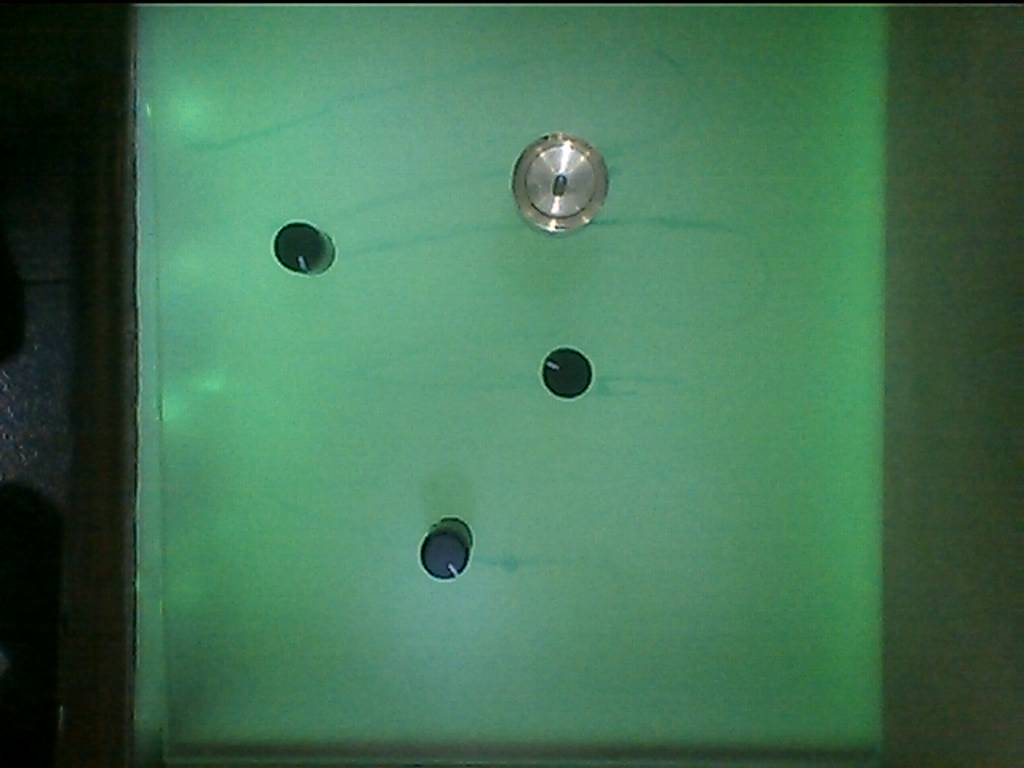
#> input picture zilean/maki/IMG_20140224_213449.jpg, 1024 x 768 px
$ python Fase3.py   (Python 2 division)
#> lines starting #> are read from the running program, lines starting #| are printed output that depends on the picture; after the words box and inside, x2 and y2 are one past the last pixel; in counts of white or black regions, pixels touching at a corner belong together
import cv2
import numpy as np
from os import walk

def Calibrate(FileName, Margin):
#> called with FileName = 'maki/IMG_20140224_213449.jpg', Margin = 4
    bgr = cv2.imread(FileName)
#> bgr is the input picture: shape (768, 1024, 3); mean B, G, R 84.5, 114.7, 67.6
    hsv = cv2.cvtColor(bgr, cv2.COLOR_BGR2YCR_CB)
#> hsv: shape (768, 1024, 3); mean of channels 0, 1, 2 97.2, 106.9, 120.8
    filler = hsv[130,400,:]
#> filler = [143, 101, 126]
    hsv[:,0:170,:]=filler
#> hsv: shape (768, 1024, 3); mean of channels 0, 1, 2 114.9, 103.7, 121
    hsv[:,860:,:]=filler
#> hsv: shape (768, 1024, 3); mean of channels 0, 1, 2 127.1, 101.1, 122.3
    hsv[0:10,:,:]=filler
#> hsv: shape (768, 1024, 3); mean of channels 0, 1, 2 127.7, 101, 122.3
    hsv[730:,:,:]=filler
#> hsv: shape (768, 1024, 3); mean of channels 0, 1, 2 130.2, 100.6, 122.5

    hsv[215:293,260:345,:]=filler
#> hsv: shape (768, 1024, 3); mean of channels 0, 1, 2 130.4, 100.6, 122.5
    hsv[128:241,503:614,:]=filler
#> hsv: shape (768, 1024, 3); mean of channels 0, 1, 2 130.7, 100.3, 122.5
    hsv[340:410,530:600,:]=filler
#> hsv: shape (768, 1024, 3); mean of channels 0, 1, 2 131, 100.3, 122.6
    hsv[500:584,410:480,:]=filler
#> hsv: shape (768, 1024, 3); mean of channels 0, 1, 2 131.3, 100.2, 122.5

    cv2.imshow('calibration', hsv)

    h = [hsv[:,:,0].min()-Margin, hsv[:,:,0].max()+Margin]
#> h = [46, 171]
    s = [hsv[:,:,1].min()-Margin, hsv[:,:,1].max()+Margin]
#> s = [77, 121]
    v = [hsv[:,:,2].min()-Margin, hsv[:,:,2].max()+Margin]
#> v = [104, 136]

    return h, s, v


def ImgProc(FileName, Cal):
    bgr = cv2.imread(FileName)

    hsv = cv2.cvtColor(bgr, cv2.COLOR_BGR2YCR_CB)

    pG = (bgr[:,:,1]>bgr[:,:,2]) & (bgr[:,:,1]>bgr[:,:,0])


    pH = (hsv[:,:,0]>Cal[0][0]) & (hsv[:,:,0]<Cal[0][1])
    pS = (hsv[:,:,1]>Cal[1][0]) & (hsv[:,:,1]<Cal[1][1])
    pV = (hsv[:,:,2]>Cal[2][0]) & (hsv[:,:,2]<Cal[2][1])

    res = pH & pS & pV | pG
    res[:,0:170]=1
    res[:,860:]=1
    res[0:10,:]=1
    res[730:,:]=1
    cv2.imshow('asd', pG.astype(np.uint8)*255)
    #cv2.imshow('peron', hsv)
    return res.astype(np.uint8)*255

"""
    ## Esto es solo para probar detectar detalles en la mano en si ##
    filler = 1 # Hay que ver la forma o bien que las clavijas no salgan, o se puedan enmascarar quizas en la calibracion
    res[215:293,260:345]=filler
    res[128:241,503:614]=filler
    res[340:410,530:600]=filler
    res[500:584,410:480]=filler

    res = res.astype(np.int8)
    pic = bgr[:,:,0].astype(np.uint8) * np.logical_not(res)

    return pic
"""
Cal = Calibrate("maki/IMG_20140224_213449.jpg",4)
#> Cal = ([46, 171], [77, 121], [104, 136])
print Cal
#| ([46, 171], [77, 121], [104, 136])
img = ImgProc("maki/IMG_20140224_213502.jpg", Cal)
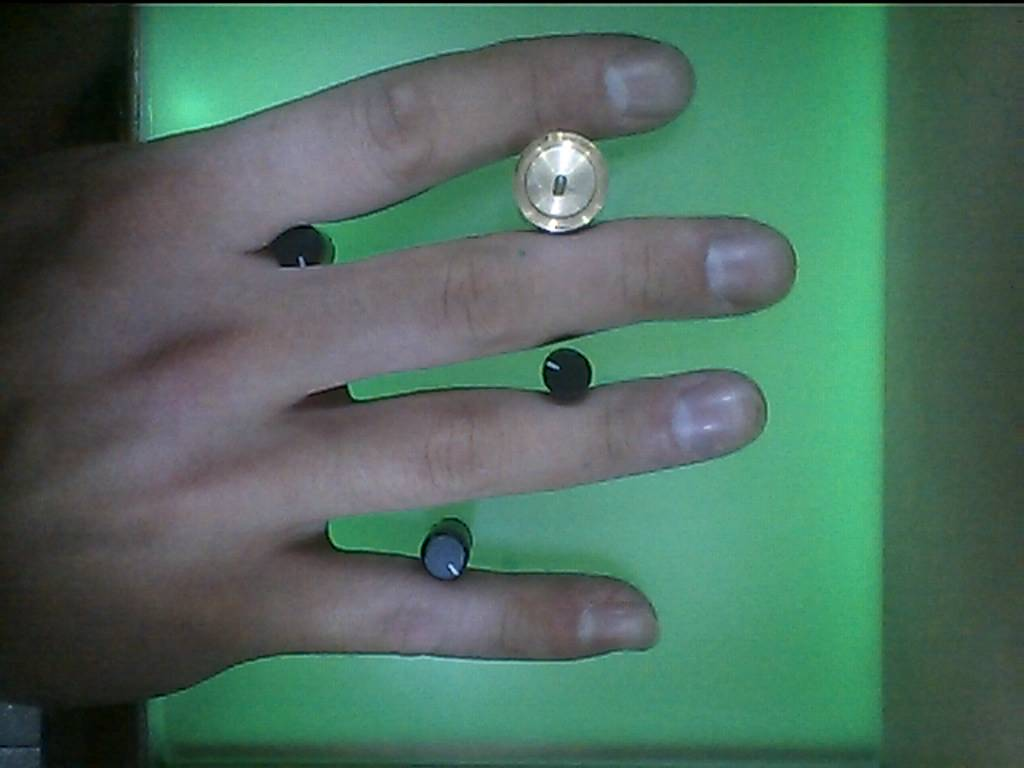
#> input picture zilean/maki/IMG_20140224_213502.jpg, 1024 x 768 px
#> in ImgProc, bgr is the input picture: shape (768, 1024, 3); mean B, G, R 95.2, 109.4, 78
#> in ImgProc, `hsv = cv2.cvtColor(bgr, cv2.COLOR_BGR2YCR_CB)`: hsv: shape (768, 1024, 3); mean of channels 0, 1, 2 98.4, 113.5, 126.2
#> in ImgProc, `pG = (bgr[:,:,1]>bgr[:,:,2]) & (bgr[:,:,1]>bgr[:,:,0])`:
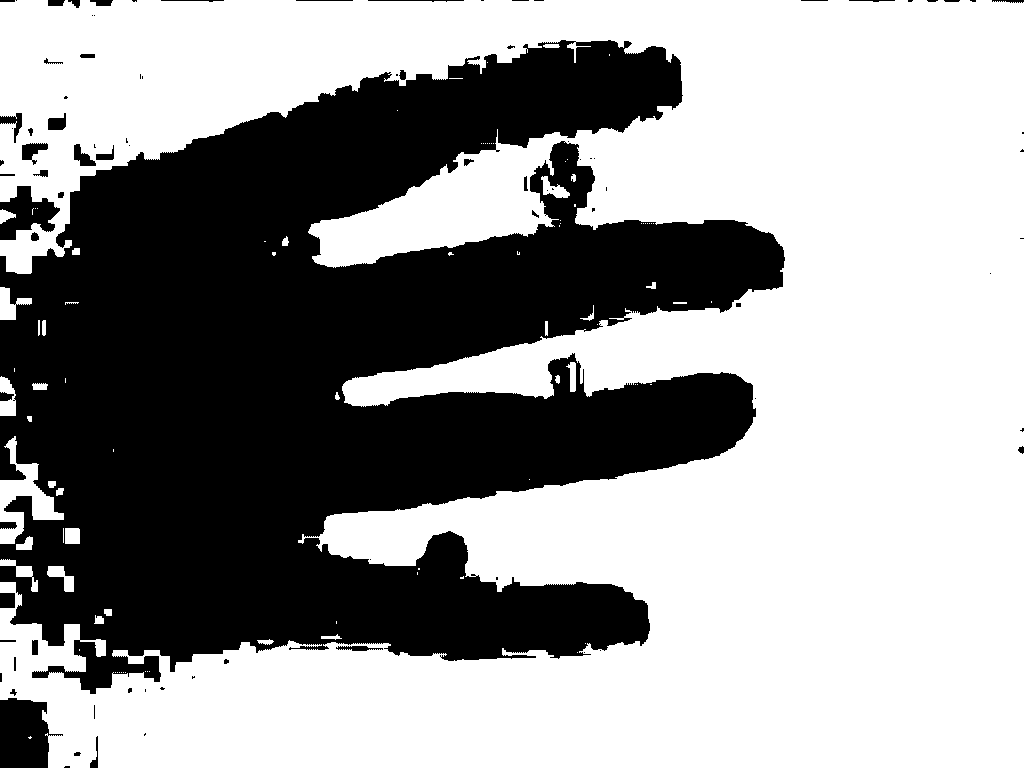
#> pG: shape (768, 1024) bool; 60.5% white; 89 black regions (46 under 20 px), largest, box (x1, y1, x2, y2) and area: (0, 40, 785, 694) 302278, (0, 698, 63, 768) 3205, (0, 186, 60, 240) 1770
#> in ImgProc, `pH = (hsv[:,:,0]>Cal[0][0]) & (hsv[:,:,0]<Cal[0][1])`: pH: shape (768, 1024) bool; 90.3% white; 156 black regions (125 under 20 px), largest, box (x1, y1, x2, y2) and area: (0, 0, 1024, 768) 65461, (532, 132, 592, 216) 2341, (536, 349, 592, 402) 1930
#> in ImgProc, `pS = (hsv[:,:,1]>Cal[1][0]) & (hsv[:,:,1]<Cal[1][1])`: pS: shape (768, 1024) bool; 48.5% white; 51 white regions (21 under 20 px), largest, box (x1, y1, x2, y2) and area: (129, 2, 1024, 768) 364366, (310, 151, 540, 267) 12426, (0, 704, 40, 768) 2003
#> in ImgProc, `pV = (hsv[:,:,2]>Cal[2][0]) & (hsv[:,:,2]<Cal[2][1])`:
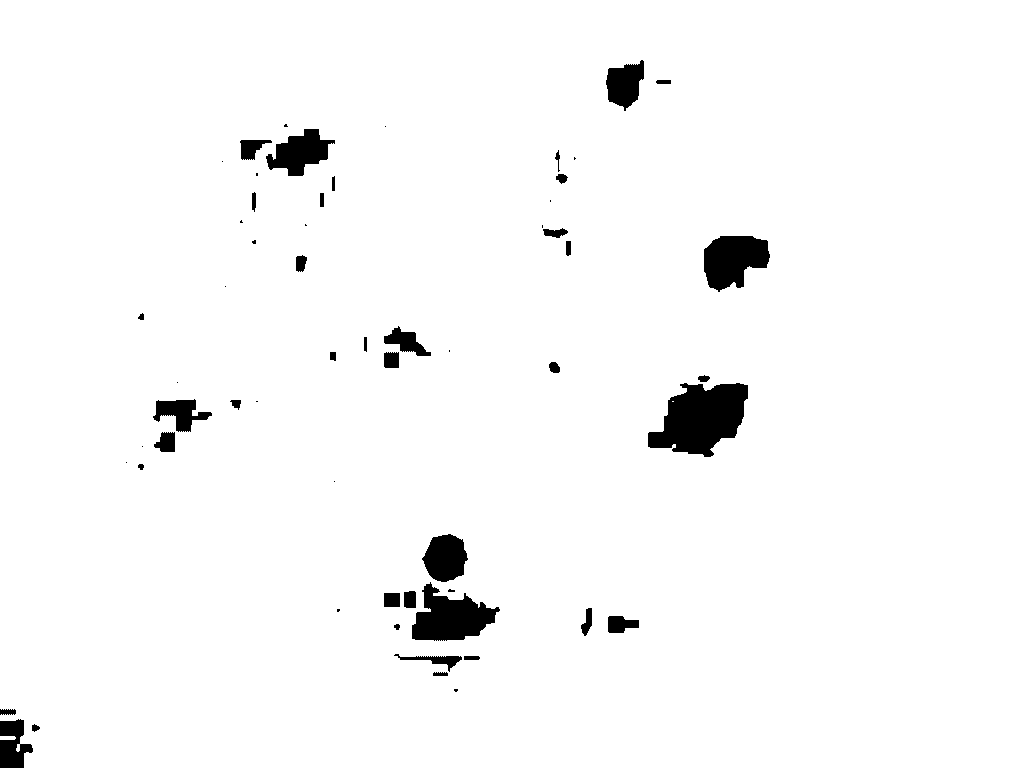
#> pV: shape (768, 1024) bool; 97.3% white; 58 black regions (20 under 20 px), largest, box (x1, y1, x2, y2) and area: (648, 383, 748, 457) 4872, (412, 582, 500, 641) 2990, (704, 236, 770, 292) 2632
#> in ImgProc, `res = pH & pS & pV | pG`: res: shape (768, 1024) bool; 60.7% white; 90 black regions (44 under 20 px), largest, box (x1, y1, x2, y2) and area: (0, 40, 785, 694) 300884, (0, 698, 63, 768) 2362, (0, 186, 60, 240) 1770
#> in ImgProc, `res[:,0:170]=1`:
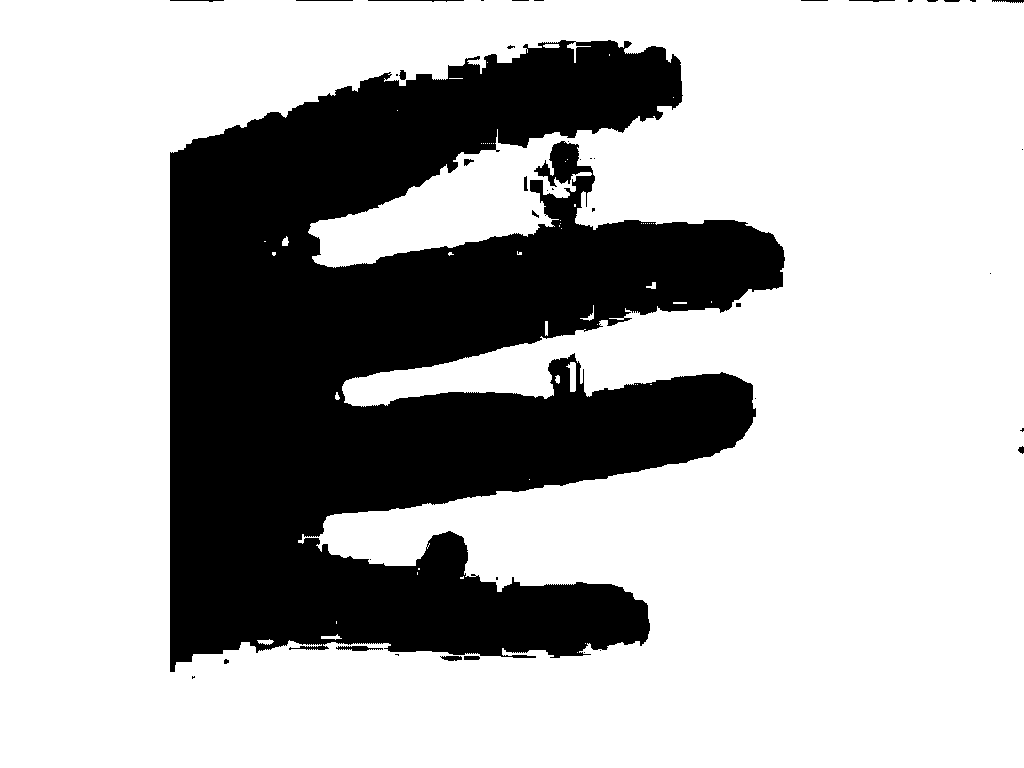
#> res: shape (768, 1024) bool; 70.6% white; 43 black regions (25 under 20 px), largest, box (x1, y1, x2, y2) and area: (170, 40, 785, 672) 230436, (336, 646, 383, 651) 146, (368, 0, 464, 2) 99
#> in ImgProc, `res[0:10,:]=1`:
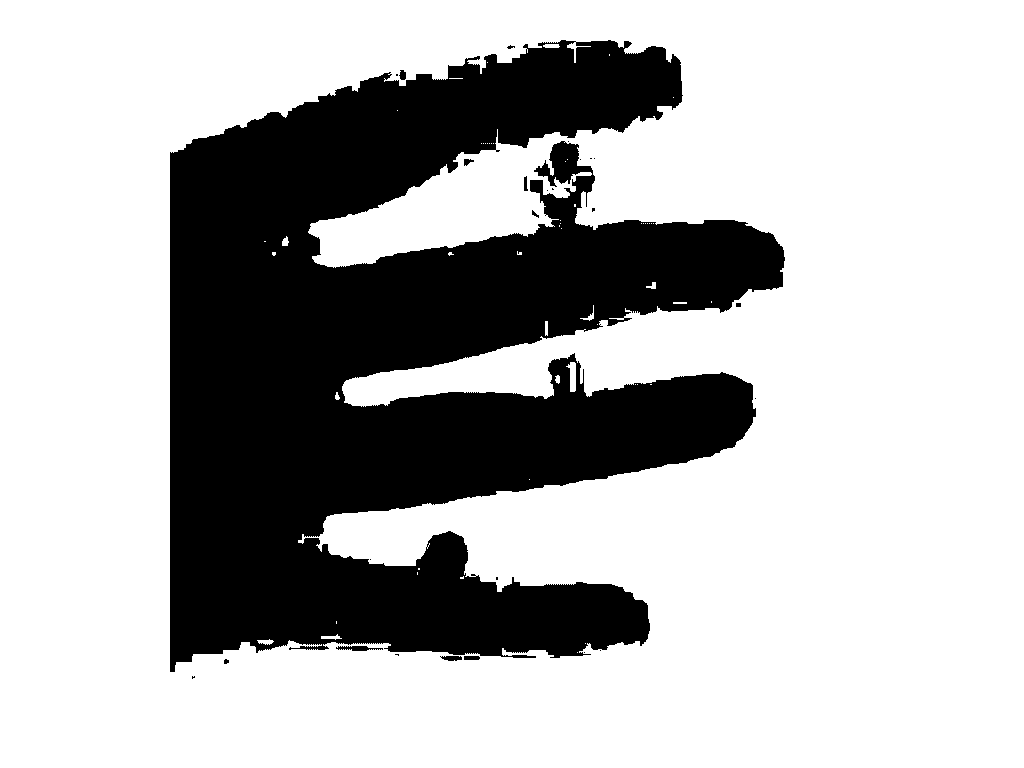
#> res: shape (768, 1024) bool; 70.6% white; 26 black regions (16 under 20 px), largest, box (x1, y1, x2, y2) and area: (170, 40, 785, 672) 230436, (336, 646, 383, 651) 146, (440, 656, 462, 661) 84

cv2.imshow('Tuneada1', img)
cv2.waitKey()
